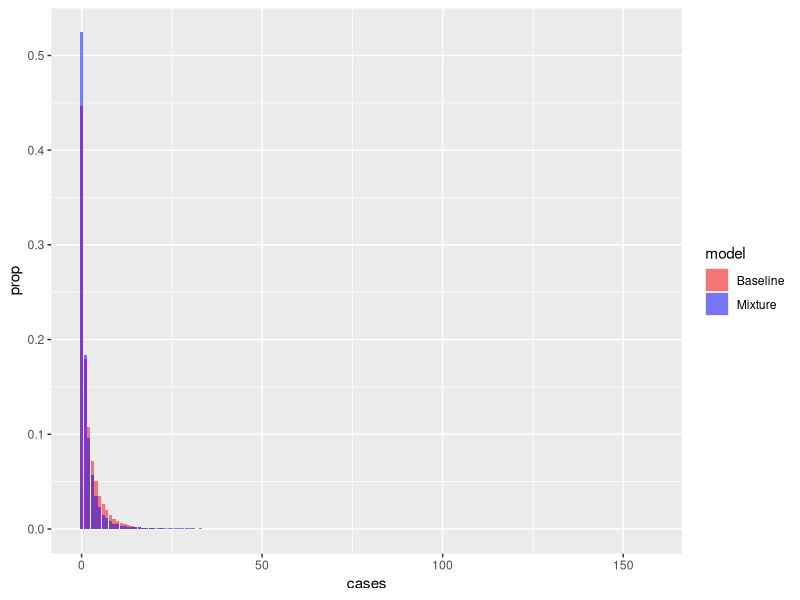
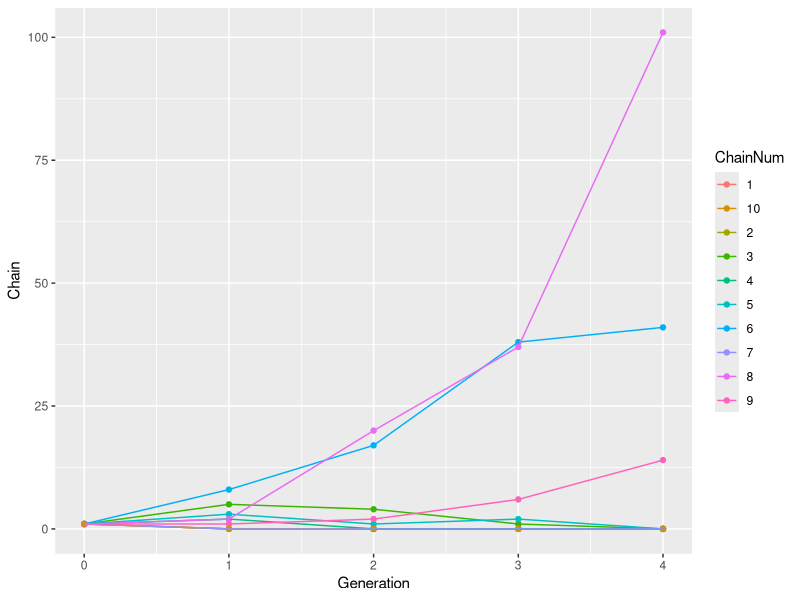
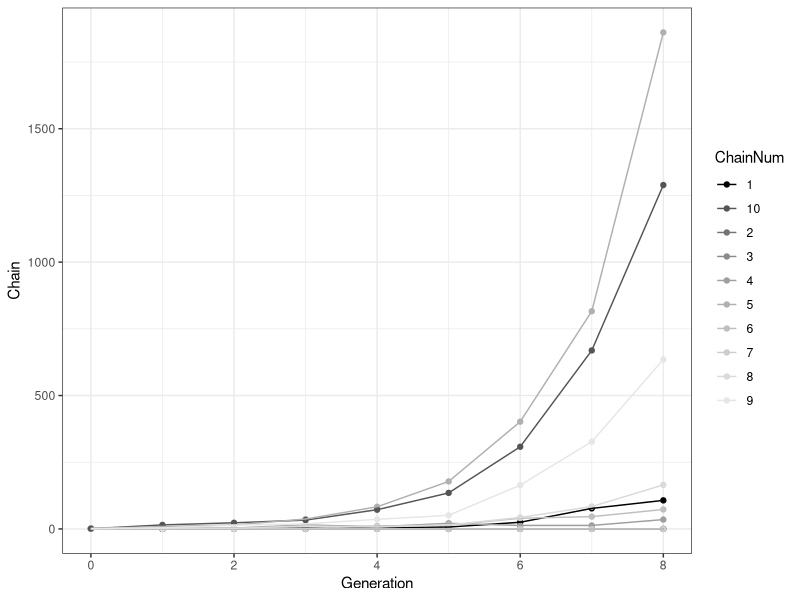
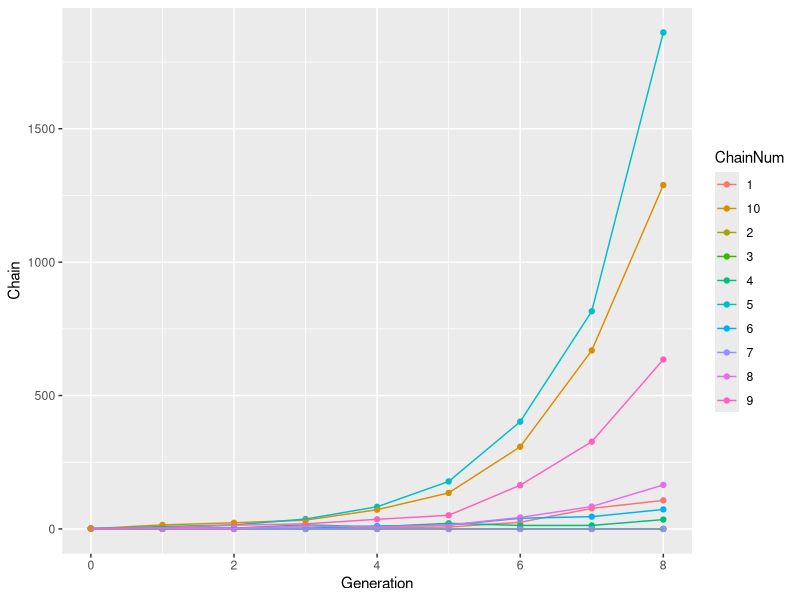

Write R code to recreate these figures, in order. (Note: a time limit stopped this script after it produced the figures.)
## ---- chunk 1
knitr::opts_chunk$set(echo = TRUE)
library(tidyverse)
## ---- chunk 2
knitr::opts_chunk$set(echo=FALSE, warning=FALSE, message=FALSE)
## ---- chunk 3
NegBinmixturedeviate<- function(m, p, R0D, k, delta) {  
  #Returns a vector of m Poisson mixture deviates
  # Assumes a finite mixture of two Poisson distributions, with prob p and 1-p respectively, 0<p<1
  #1 = success = direct contact
  #0 = failure = aerosol
  #rbinom = one bernoulli trial for direct transmission
  #n = number of observations = 1
  #size = number of trials =1 (bernoulli) per observation
  #if success, deviate = rpois(R0D) otherwise aerosol
  R0A<-R0D +delta
  deviate<-numeric(m) #number of deviates
  for(i in 1:m){
deviate[i]<-ifelse(rbinom(1, size=1, prob = p)==1, rnbinom(1,mu=R0A, size=k), rnbinom(1,mu=R0D, size=k))
  }
  return(deviate)
}

NegBinmixturebranch<- function(n,p, R0D, k, delta) {
  #Arguments:
  #n = number of generations
  #Returns number of cases per generation as a vector
  #Uses Poissonmixturedeviate to generate random variates from mixture distribution
  
	z <- c(1,rep(0,n))#one infected case in generation 0 
	for (i in 2:(n+1)) {
z[i]<-ifelse(z[i-1]==0, 0, sum(NegBinmixturedeviate(z[i-1], p=p, R0D=R0D, k=k, delta=delta)))	  
			}
			return(z)
			}

NegBinbranch<- function(n,R0, k) {
  #Arguments:
  #n = number of generations
  #Returns number of cases per generation as a vector
  #Uses Poissonmixturedeviate to generate random variates from mixture distribution
  
	z <- c(1,rep(0,n))#one infected case in generation 0 
	for (i in 2:(n+1)) {
z[i]<-ifelse(z[i-1]==0, 0, sum(rnbinom(z[i-1],mu=R0,size=k)))	  
			}
			return(z)
			}

NegBinbranchw <- function(R0,k) {
  #returns n = the number of generations that it takes to have a cluster greater than 50 from a Poisson mixture offspring distribution
  
  n<-1
	z <- c(1,rep(0,n)) #n = number of generations after generation 0
	#one infected case in generation 0
	cluster<-sum(z)
	while(cluster<50){
	    i<-n+1
			z[i] <- sum(rnbinom(z[i-1],mu=R0,size=k))
			cluster<-cluster+z[i]
      n<-n+1
      if(z[i]==0){
        break #break out of loop of cluster dies out
      }
			}
			#return(c(z, cluster, n))
if(cluster<50)
	{n<-NA} #prob of extinction zinfinity predicts proportion of clusters that die out
	return(n)
			}

		
NegBinmixturebranchw<- function(p, R0D, k, delta) {  
#returns n = the number of generations that it takes to have a cluster greater than 50 from a Poisson mixture offspring distribution
R0A<-R0D+delta
  n<-1 #generation time
	z <- c(1,rep(0,n))
	#one infected case in generation 0 
	cluster<-sum(z)
	while(cluster<50){
	  #number of poisson rvs needed per case = z[i-1], then add together to get the number of new infections in that generation
	    i<-n+1
	    
	z[i]<-ifelse(z[i-1]==0, 0, sum(NegBinmixturedeviate(z[i-1], p=p, R0D=R0D, k=k, delta=delta)))	 

		cluster<-cluster+z[i]
      n<-n+1
      if(z[i]==0){
        break #if no cases break out of while loop
      }
			}
	#		return(c(z, cluster, n)) as a check
	if(cluster<50)
	{n<-NA}
	return(n)
			}


Poissonmixturebranchw2<- function(p, R0D, R0A) {  
#returns n = the number of generations that it takes to have a cluster greater than 50 from a Poisson mixture offspring distribution

  n<-1 #generation time
	z <- c(1,rep(0,n))
	#one infected case in generation 0 
	cluster<-sum(z)
	while(cluster<50){
	  #number of poisson rvs needed per case = z[i-1], then add together to get the number of new infections in that generation
	    i<-n+1
z[i] <- sum(rmixture(z[i-1], probs = c(p, 1-p), models = expression(rpois(R0D), rpois(R0A))))#params$R0D
		cluster<-cluster+z[i]
      n<-n+1
      if(z[i]==0){
        break #if no cases break out of while loop
      }
			}
	#		return(c(z, cluster, n)) as a check
	if(cluster<50)
	{n<-NA}
	return(n)
			}

## ---- chunk 4
mydata<-data.frame(cases=NegBinmixturedeviate(100000, p=0.1, R0D=1.1, k=0.5,delta=(2-1.1)/0.1))
data<-data.frame(cases=rnbinom(100000, mu=2, size=0.5))
combdat<-bind_rows(list(Mixture=mydata,Baseline=data),
                           .id="model")
ggplot(combdat,aes(cases,y=stat(prop),fill=model))+
   scale_fill_manual(values=c("red","blue"))+
  geom_bar(alpha=0.5,position = 'identity') 
## ---- chunk 5
count(mydata, cases)
## ---- chunk 6
nsims<-1000
ngen=10
cluster<-numeric(nsims)
for(i in 1:nsims) cluster[i]<-sum(NegBinmixturebranch(ngen,p=0.1, R0D=1.1, k=0.5, delta=9)) 
c(mean(cluster[which(cluster>=10)]), range(cluster[which(cluster>=10)]))
median(cluster[which(cluster>=10)])
mean(cluster[which(cluster<10)])
## ---- chunk 7
nsims<-1000
ngen=10
bcluster<-numeric(nsims)
for(i in 1:nsims) bcluster[i]<-sum(NegBinbranch(ngen, R0=2, k=0.5)) 
c(mean(bcluster[which(bcluster>=10)]), range(bcluster[which(bcluster>=10)]))
median(bcluster[which(bcluster>=10)])
mean(bcluster[which(bcluster<10)])
## ---- chunk 8
nsims<-1000
ngen=20
bcluster<-numeric(nsims)
for(i in 1:nsims) bcluster[i]<-sum(NegBinbranch(ngen, R0=0.87, k=0.5)) 
mean(bcluster[which(bcluster>=10)])
median(bcluster[which(bcluster>=10)])
mean(bcluster[which(bcluster<10)])
## ---- chunk 9
nsims<-1000
ngen=20
cluster<-numeric(nsims)
for(i in 1:nsims) cluster[i]<-sum(NegBinmixturebranch(ngen,p=0.1, R0D=0.5, k=0.5, delta=1)) 
mean(cluster[which(cluster>=10)])
median(cluster[which(cluster>=10)])
mean(cluster[which(cluster<10)])
## ---- chunk 10
nsims<-10
ngen=20
sims<-matrix(NA, ncol=nsims, nrow=ngen+1)
for(i in 1:nsims) sims[,i]<-NegBinmixturebranch(ngen,p=0.1, R0D=0.8, k=0.5, delta=1) 
sims
## ---- chunk 11
nsims<-10
ngen=10
sims<-matrix(NA, ncol=nsims, nrow=ngen+1)
for(i in 1:nsims) sims[,i]<-NegBinmixturebranch(ngen,p=0.1, R0D=1.1, k=0.5, delta=9) 
sims
## ---- chunk 12
nsims<-10
ngen=10
bsims<-matrix(NA, ncol=nsims, nrow=ngen+1)
for(i in 1:nsims) bsims[,i]<-NegBinbranch(ngen, R0=2, k=0.5) 
bsims
## ---- chunk 13
ngenmax<-4
simdf<-data.frame(Chain = sims[1:(ngenmax+1),1], ChainNum = "1", Generation=0:ngenmax)
chainnum<-c("2", "3", "4", "5", "6", "7", "8", "9", "10")
for(i in 2:nsims) simdf<-bind_rows(simdf, data.frame(Chain=sims[1:(ngenmax+1),i], ChainNum = chainnum[i-1], Generation=0:ngenmax))
## ---- chunk 14
ggplot(simdf)+
   geom_point(aes(x = Generation, y = Chain, colour=ChainNum))+
  geom_line(aes(x = Generation, y = Chain, colour=ChainNum))
## ---- chunk 15
nsims<-10
ngen=10
sims<-matrix(NA, ncol=nsims, nrow=ngen+1)
for(i in 1:nsims) sims[,i]<-NegBinmixturebranch(ngen,p=0.1, R0D=1.1, k=2, delta=9) 
sims
## ---- chunk 16
ngenmax<-8
simdf<-data.frame(Chain = sims[1:(ngenmax+1),1], ChainNum = "1", Generation=0:ngenmax)
chainnum<-c("2", "3", "4", "5", "6", "7", "8", "9", "10")
for(i in 2:nsims) simdf<-bind_rows(simdf, data.frame(Chain=sims[1:(ngenmax+1),i], ChainNum = chainnum[i-1], Generation=0:ngenmax))
## ---- chunk 17
ggplot(simdf)+
   geom_point(aes(x = Generation, y = Chain,colour=ChainNum))+
  geom_line(aes(x = Generation, y = Chain, colour=ChainNum))+
  scale_colour_grey(start = 0, end = .9) +
  theme_bw()
## ---- chunk 18
ggplot(simdf)+
   geom_point(aes(x = Generation, y = Chain, colour=ChainNum))+
  geom_line(aes(x = Generation, y = Chain, colour=ChainNum))
## ---- chunk 19
nsims<-10
ngen=10
bsims<-matrix(NA, ncol=nsims, nrow=ngen+1)
for(i in 1:nsims) bsims[,i]<-NegBinbranch(ngen, R0=2, k=2) 
bsims
## ---- chunk 20
nsims<-10000
ngen=10
sims<-matrix(NA, ncol=nsims, nrow=ngen+1)
for(i in 1:nsims) sims[,i]<-NegBinmixturebranch(ngen,p=0.1, R0D=1.1, k=2, delta=9) 
## ---- chunk 21
ngenmax<-8
simdf<-data.frame(Chain = sims[1:(ngenmax+1),1], ChainNum = "1", Generation=0:ngenmax)
chainnum<-paste0("", 1:nsims)
for(i in 2:nsims) simdf<-bind_rows(simdf, data.frame(Chain=sims[1:(ngenmax+1),i], ChainNum = chainnum[i-1], Generation=0:ngenmax))
#View(simdf%>%filter(Generation==8 & Chain==0))
## ---- chunk 22
#R0=4.5
nsims<-10000 #use while loops
kval<-0.5
R0<-2
R0D<-1.1
poissgen2<-numeric(nsims)
for(i in 1:length(poissgen2)) {
  poissgen2[i]<-NegBinbranchw(R0, kval)
}
#vary p =0.05, 0.1, 0.2
poissmixgen2<-numeric(nsims)
for(i in 1:length(poissmixgen2)) poissmixgen2[i]<-NegBinmixturebranchw(p=0.05, R0D, k=kval, delta=(R0-R0D)/0.05)

poissmixgen3<-numeric(nsims)
for(i in 1:length(poissmixgen3)) poissmixgen3[i]<-NegBinmixturebranchw(p=0.1, R0D, k=kval, delta=(R0-R0D)/0.1)
poissmixgen4<-numeric(nsims)
for(i in 1:length(poissmixgen4)) poissmixgen4[i]<-NegBinmixturebranchw(p=0.15, R0D, k=kval, delta=(R0-R0D)/0.15)
check<-c(length(na.omit(poissmixgen2)),length(na.omit(poissmixgen3)), length(na.omit(poissmixgen4)))
poissgen2<-na.omit(poissgen2)
poissmixgen2<-na.omit(poissmixgen2)
poissmixgen3<-na.omit(poissmixgen3)
poissmixgen4<-na.omit(poissmixgen4)

## ---- chunk 23


nsims2<-round(min(check),digits=-2) #round to the nearest 100
pval=rep(c("0.05", "0.1","0.15"), each=2*nsims2)
model=rep(c("baseline","mixture"),each=nsims2)
gentime<-c(poissgen2[1:nsims2], poissmixgen2[1:nsims2], poissgen2[1:nsims2],poissmixgen3[1:nsims2], poissgen2[1:nsims2], poissmixgen4[1:nsims2])
data2=data.frame(p=pval, model ,  GenerationTime=gentime)
 
# grouped boxplot
p<-ggplot(data2, aes(x=p, y=GenerationTime, fill=model)) + 
    geom_boxplot()
p
#ggsave("gentimeR0.pdf", p, height=4, width=5)
